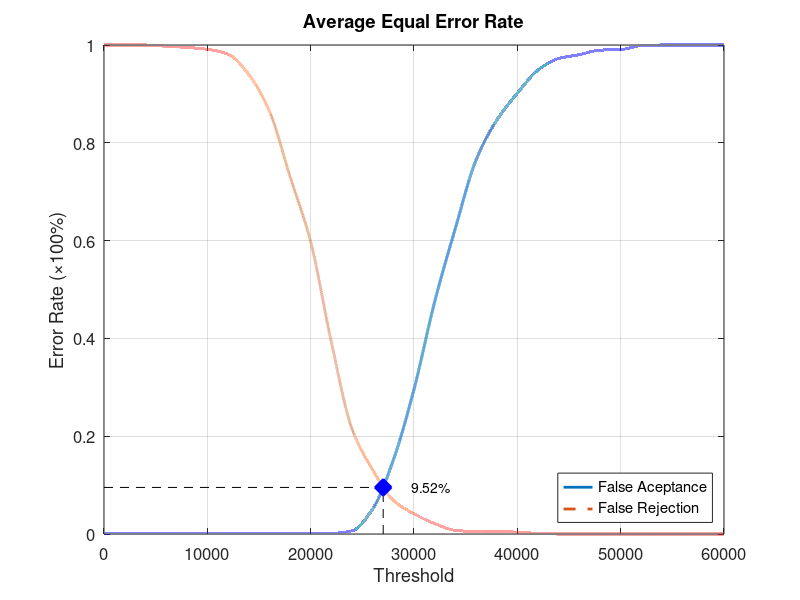
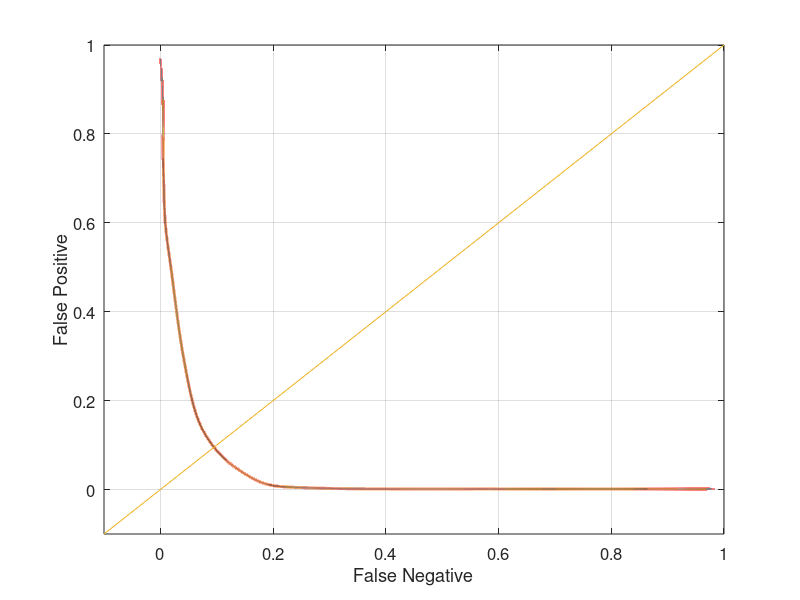

Write the MATLAB code that produced these figures, in order.
function yEER = Experiment5Average
close all;
clear;
clc;
x = 0:2000:60000;
xq = 0:0.5:60000;

y0 = [0 0.00131579 0.00131579 0.00131579 0.00131579 0.00131579 0.00131579 0.00131579 0.00131579 0.00131579 0.00131579 0.00131579 0.00657895 0.0513158 0.151316 0.296053 0.475 0.625 0.764474 0.846053 0.901316 0.948684 0.972368 0.980263 0.989474 0.990789 0.998684 1 1 1 1];
yy0 = interp1(x, y0, xq, 'pchip');
y1 = [1 1 1 0.9975 0.995 0.99125 0.98125 0.94 0.865 0.73125 0.5975 0.3925 0.215 0.13125 0.06875 0.04125 0.02125 0.0075 0.005 0.005 0.00375 0.00125 0 0 0 0 0 0 0 0 0];
yy1 = interp1(x, y1, xq, 'pchip');

% Calculating EER: 
y2 = abs(y0 - y1);
find(y2 == min(y2))
yy2 = abs(yy0 - yy1);
xEER = find(yy2 == min(yy2));
xEERIndex = xq(xEER) % X-axis EER
yEER = yy0(xEER) % Y-axis EER

main = figure
plot(xq, yy0,'-','LineWidth', 2);	hold on
plot(xq, yy1,'--','LineWidth', 2);	hold on
plot([xEERIndex xEERIndex], [0 yEER], 'k--');	hold on
plot([0 xEERIndex], [yEER yEER], 'k--');	hold on
plot(xEERIndex, yEER, 'bx', 'LineWidth', 10);	hold on
text(xEERIndex + 10 * xEERIndex / 100, yEER, [num2str(round((10000 * yEER)) / 100) '%'])
legend('False Aceptance', 'False Rejection', 'Location', 'SouthEast')
xlabel('Threshold')
ylabel('Error Rate (\times100%)')
title('Average Equal Error Rate')
set(gca, 'FontSize', 12)
axis([0 60000 0 1])
grid on

print(main, 'Experiment5AverageMain', '-dpng');
FNRxFPR = figure('Color', [1 1 1]);
plot(yy1, yy0, '-', yy1, yy0, 'LineWidth', 2);
hold on
y = -0.1:0.1:1
plot(y, y); 
set(gca, 'FontSize', 12)
xlabel('False Negative')
ylabel('False Positive')
axis([-0.1 1 -0.1 1])
set(gca, 'FontSize', 12)
grid on

print(FNRxFPR, 'Experiment5AverageFNRxFPR','-dpng');
end
